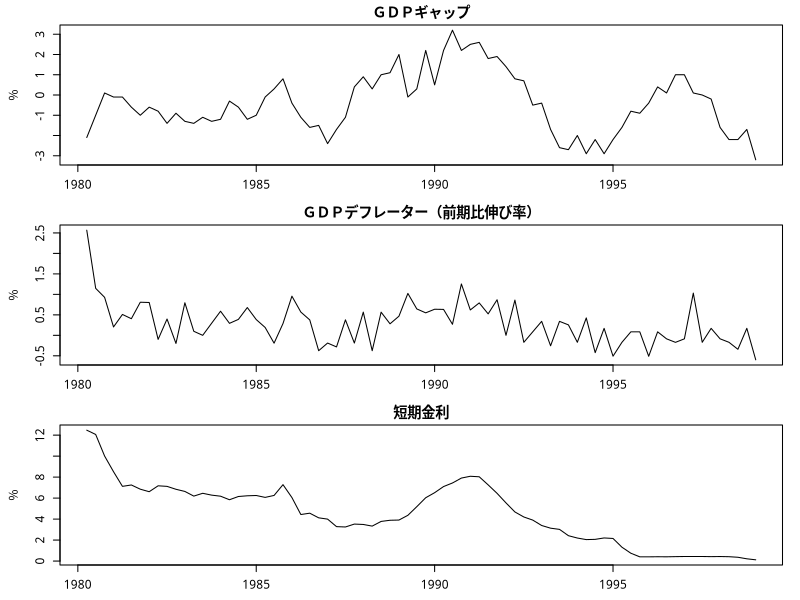

Generate this figure with R:
#=======================================
# Chapter 8, Drawing data
#   modified on 2019/10/19
#=======================================

"%+%" <- function(x, y) paste(x, y, sep = "")
dset <- read.csv("dset_fig.csv")
# figpath <- "../../figs/"
figpath <- "./"

if (.Platform$OS.type == "windows") windows(7, 8)
par(mfrow = c(3, 1), ps = 13)
par(mai = c(0.7,1.2, 0.5, 0.35)*0.5)
par(family="Japan1GothicBBB") 
plot(ts(dset$GAP, start = c(1980, 2), freq = 4), main = "ＧＤＰギャップ", xlab = "", ylab = "％")
plot(ts(dset$PC_PGDP, start = c(1980, 2), freq = 4), main = "ＧＤＰデフレーター（前期比伸び率）", xlab = "", ylab = "％")
plot(ts(dset$IRS, start = c(1980, 2), freq = 4), main = "短期金利", xlab = "", ylab = "％")

# GAP PC_PGD IRS
dev.copy2pdf(file=figpath %+% "dataplot.pdf",family="Japan1GothicBBB")
# [0 0 504 575]

